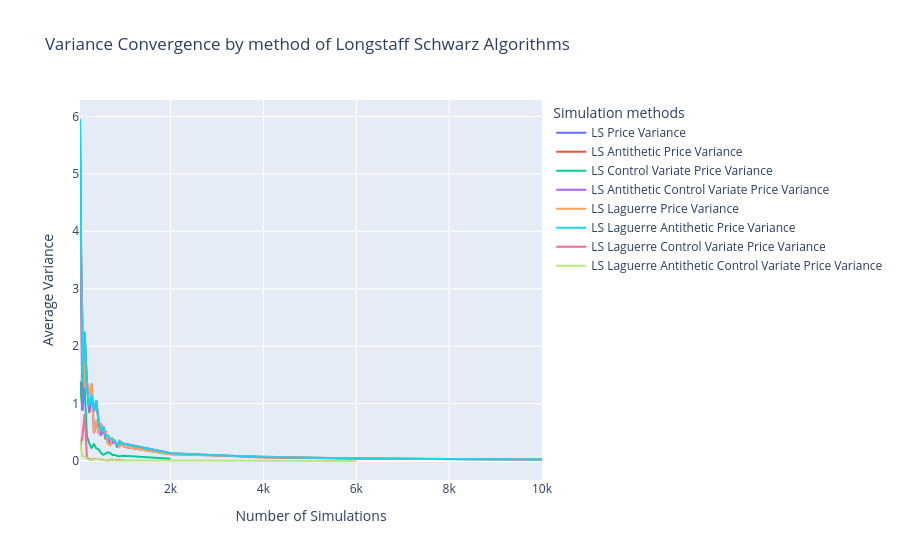

Source (notebook cell):
### Code cell
fig = go.Figure()

# Courbe 1 : Moyenne
fig.add_trace(go.Scatter(
    x=df_call_ls_bb.index,
    y=df_call_ls_bb["var_normalized"],
    mode='lines',
    name='LS Price Variance'
))

fig.add_trace(go.Scatter(
    x=df_call_ls_an_bb.index,
    y=df_call_ls_an_bb["var_normalized"],
    mode='lines',
    name='LS Antithetic Price Variance'
))

fig.add_trace(go.Scatter(
    x=df_call_ls_cv_bb.index,
    y=df_call_ls_cv_bb["var_normalized"],
    mode='lines',
    name='LS Control Variate Price Variance'
))

fig.add_trace(go.Scatter(
    x=df_call_ls_an_cv_bb.index,
    y=df_call_ls_an_bb["var_normalized"],
    mode='lines',
    name='LS Antithetic Control Variate Price Variance'
))


# Laguerre
fig.add_trace(go.Scatter(
    x=df_call_ls_lbb.index,
    y=df_call_ls_lbb["var_normalized"],
    mode='lines',
    name='LS Laguerre Price Variance'
))

fig.add_trace(go.Scatter(
    x=df_call_ls_an_lbb.index,
    y=df_call_ls_an_lbb["var_normalized"],
    mode='lines',
    name='LS Laguerre Antithetic Price Variance'
))

fig.add_trace(go.Scatter(
    x=df_call_ls_cv_lbb.index,
    y=df_call_ls_cv_lbb["var_normalized"],
    mode='lines',
    name='LS Laguerre Control Variate Price Variance'
))

fig.add_trace(go.Scatter(
    x=df_call_ls_an_cv_lbb.index,
    y=df_call_ls_an_cv_lbb["var_normalized"],
    mode='lines',
    name='LS Laguerre Antithetic Control Variate Price Variance'
))

fig.update_layout(
    title="Variance Convergence by method of Longstaff Schwarz Algorithms",
    xaxis_title="Number of Simulations",
    yaxis_title="Average Variance",
    legend_title="Simulation methods"
)

fig.show()

### Figure 1 — Plotly figure (JSON) as saved in the notebook; plotly's stock layout.template omitted (floating-point values rounded to 4 significant figures)
{"data": [{"mode": "lines", "name": "LS Price Variance", "type": "scatter", "x": [50, 100, 150, 200, 250, 300, 350, 400, 450, 500, 550, 600, 650, 700, 750, 800, 850, 900, 950, 1000, 2000, 4000, 6000, 8000, 10000], "y": [4.38, 2.51, 1.285, 1.38, 1.154, 1.348, 0.4835, 0.7118, 0.4809, 0.6603, 0.5275, 0.5208, 0.31, 0.2779, 0.3885, 0.3438, 0.2914, 0.2553, 0.3331, 0.2481, 0.1211, 0.07573, 0.04688, 0.03138, 0.02487]}, {"mode": "lines", "name": "LS Antithetic Price Variance", "type": "scatter", "x": [50, 100, 150, 200, 250, 300, 350, 400, 450, 500, 550, 600, 650, 700, 750, 800, 850, 900, 950, 1000, 2000, 4000, 6000, 8000, 10000], "y": [5.954, 0.8844, 2.252, 1.318, 0.842, 1.149, 0.8639, 1.054, 0.6968, 0.4404, 0.6021, 0.39, 0.3848, 0.3211, 0.3109, 0.3453, 0.2432, 0.3497, 0.2934, 0.301, 0.1377, 0.0605, 0.04571, 0.03647, 0.02812]}, {"mode": "lines", "name": "LS Control Variate Price Variance", "type": "scatter", "x": [50, 100, 150, 200, 250, 300, 350, 400, 450, 500, 550, 600, 650, 700, 750, 800, 850, 900, 950, 1000, 2000], "y": [1.39, 0.878, 1.274, 0.425, 0.3078, 0.221, 0.3034, 0.2221, 0.207, 0.1438, 0.1099, 0.1354, 0.1524, 0.1423, 0.1013, 0.1082, 0.0885, 0.08572, 0.09484, 0.09201, 0.04215]}, {"mode": "lines", "name": "LS Antithetic Control Variate Price Variance", "type": "scatter", "x": [50, 100, 150, 200, 250, 300, 350, 400, 450, 500, 550, 600, 650, 700, 750, 800, 850, 900, 950, 1000, 2000], "y": [5.954, 0.8844, 2.252, 1.318, 0.842, 1.149, 0.8639, 1.054, 0.6968, 0.4404, 0.6021, 0.39, 0.3848, 0.3211, 0.3109, 0.3453, 0.2432, 0.3497, 0.2934, 0.301, 0.1377, 0.0605, 0.04571, 0.03647, 0.02812]}, {"mode": "lines", "name": "LS Laguerre Price Variance", "type": "scatter", "x": [50, 100, 150, 200, 250, 300, 350, 400, 450, 500, 550, 600, 650, 700, 750, 800, 850, 900, 950, 1000, 2000, 4000, 6000, 8000, 10000], "y": [4.38, 2.51, 1.285, 1.38, 1.154, 1.348, 0.4835, 0.7118, 0.4809, 0.6603, 0.5275, 0.5208, 0.31, 0.2779, 0.3885, 0.3438, 0.2914, 0.2553, 0.3331, 0.2481, 0.1211, 0.07573, 0.04688, 0.03138, 0.02487]}, {"mode": "lines", "name": "LS Laguerre Antithetic Price Variance", "type": "scatter", "x": [50, 100, 150, 200, 250, 300, 350, 400, 450, 500, 550, 600, 650, 700, 750, 800, 850, 900, 950, 1000, 2000, 4000, 6000, 8000, 10000], "y": [5.954, 1.367, 2.252, 1.312, 0.9628, 1.148, 0.8701, 1.054, 0.6953, 0.5171, 0.6005, 0.4286, 0.45, 0.3974, 0.3684, 0.3449, 0.2649, 0.3491, 0.293, 0.3001, 0.1374, 0.06999, 0.04564, 0.03639, 0.02809]}, {"mode": "lines", "name": "LS Laguerre Control Variate Price Variance", "type": "scatter", "x": [50, 100, 150, 200, 250, 300, 350, 400, 450, 500, 550, 600, 650, 700, 750, 800, 850, 900, 950, 1000], "y": [0.2195, 0.427, 0.8178, 0.04481, 0.04153, 0.01799, 0.04178, 0.03538, 0.02478, 0.01856, 0.01363, 0.008611, 0.01198, 0.02027, 0.0139, 0.0188, 0.02012, 0.01489, 0.008974, 0.01271]}, {"mode": "lines", "name": "LS Laguerre Antithetic Control Variate Price Variance", "type": "scatter", "x": [50, 100, 150, 200, 250, 300, 350, 400, 450, 500, 550, 600, 650, 700, 750, 800, 850, 900, 950, 1000, 2000, 4000, 6000], "y": [0.3559, 0.08472, 0.08885, 0.04242, 0.01636, 0.0222, 0.02002, 0.02798, 0.03987, 0.0152, 0.02355, 0.02099, 0.01993, 0.0224, 0.03367, 0.009736, 0.01082, 0.01025, 0.01136, 0.01081, 0.009603, 0.002805, 0.001634]}], "layout": {"legend": {"title": {"text": "Simulation methods"}}, "title": {"text": "Variance Convergence by method of Longstaff Schwarz Algorithms"}, "xaxis": {"title": {"text": "Number of Simulations"}}, "yaxis": {"title": {"text": "Average Variance"}}}}
